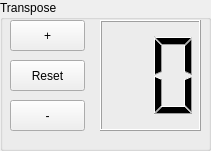
   <widget class="QGroupBox" name="groupBox_3">
    <property name="geometry">
     <rect>
      <x>10</x>
      <y>10</y>
      <width>211</width>
      <height>151</height>
     </rect>
    </property>
    <property name="title">
     <string>Transpose</string>
    </property>
    <widget class="QPushButton" name="Button_transpose_Plus">
     <property name="geometry">
      <rect>
       <x>10</x>
       <y>20</y>
       <width>75</width>
       <height>31</height>
      </rect>
     </property>
     <property name="text">
      <string>+</string>
     </property>
    </widget>
    <widget class="QPushButton" name="Button_transpose_Minus">
     <property name="geometry">
      <rect>
       <x>10</x>
       <y>100</y>
       <width>75</width>
       <height>31</height>
      </rect>
     </property>
     <property name="text">
      <string>-</string>
     </property>
    </widget>
    <widget class="QLCDNumber" name="lcdNumber_transpose">
     <property name="geometry">
      <rect>
       <x>100</x>
       <y>20</y>
       <width>101</width>
       <height>111</height>
      </rect>
     </property>
     <property name="font">
      <font>
       <weight>50</weight>
       <italic>false</italic>
       <bold>false</bold>
      </font>
     </property>
     <property name="smallDecimalPoint">
      <bool>false</bool>
     </property>
     <property name="digitCount">
      <number>2</number>
     </property>
     <property name="segmentStyle">
      <enum>QLCDNumber::Filled</enum>
     </property>
     <property name="intValue" stdset="0">
      <number>0</number>
     </property>
    </widget>
    <widget class="QPushButton" name="Button_transpose_Reset">
     <property name="geometry">
      <rect>
       <x>10</x>
       <y>60</y>
       <width>75</width>
       <height>31</height>
      </rect>
     </property>
     <property name="text">
      <string>Reset</string>
     </property>
    </widget>
   </widget>
